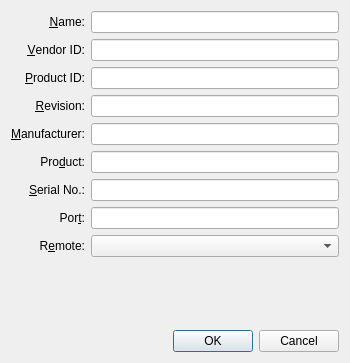
<ui version="4.0" >
 <comment>
 VBox frontends: Qt GUI ("VirtualBox"):

 Copyright (C) 2008-2020 Oracle Corporation

 This file is part of VirtualBox Open Source Edition (OSE), as
 available from http://www.virtualbox.org. This file is free software;
 you can redistribute it and/or modify it under the terms of the GNU
 General Public License (GPL) as published by the Free Software
 Foundation, in version 2 as it comes in the "COPYING" file of the
 VirtualBox OSE distribution. VirtualBox OSE is distributed in the
 hope that it will be useful, but WITHOUT ANY WARRANTY of any kind.
 </comment>
 <class>UIMachineSettingsUSBFilterDetails</class>
 <widget class="QDialog" name="UIMachineSettingsUSBFilterDetails" >
  <property name="geometry" >
   <rect>
    <x>0</x>
    <y>0</y>
    <width>350</width>
    <height>363</height>
   </rect>
  </property>
  <property name="minimumSize" >
   <size>
    <width>350</width>
    <height>0</height>
   </size>
  </property>
  <property name="windowTitle" >
   <string>USB Filter Details</string>
  </property>
  <layout class="QGridLayout" >
   <item row="0" column="0" >
    <widget class="QLabel" name="mLbName" >
     <property name="text" >
      <string>&amp;Name:</string>
     </property>
     <property name="alignment" >
      <set>Qt::AlignRight|Qt::AlignTrailing|Qt::AlignVCenter</set>
     </property>
     <property name="buddy" >
      <cstring>mLeName</cstring>
     </property>
    </widget>
   </item>
   <item row="0" column="1" >
    <widget class="QLineEdit" name="mLeName" >
     <property name="toolTip" >
      <string>Holds the filter name.</string>
     </property>
    </widget>
   </item>
   <item row="1" column="0" >
    <widget class="QLabel" name="mLbVendorID" >
     <property name="text" >
      <string>&amp;Vendor ID:</string>
     </property>
     <property name="alignment" >
      <set>Qt::AlignRight|Qt::AlignTrailing|Qt::AlignVCenter</set>
     </property>
     <property name="buddy" >
      <cstring>mLeVendorID</cstring>
     </property>
    </widget>
   </item>
   <item row="1" column="1" >
    <widget class="QLineEdit" name="mLeVendorID" >
     <property name="toolTip" >
      <string>Holds the vendor ID filter. The &lt;i>exact match&lt;/i> string format is &lt;tt>XXXX&lt;/tt> where &lt;tt>X&lt;/tt> is a hexadecimal digit. An empty string will match any value.</string>
     </property>
    </widget>
   </item>
   <item row="2" column="0" >
    <widget class="QLabel" name="mLbProductID" >
     <property name="text" >
      <string>&amp;Product ID:</string>
     </property>
     <property name="alignment" >
      <set>Qt::AlignRight|Qt::AlignTrailing|Qt::AlignVCenter</set>
     </property>
     <property name="buddy" >
      <cstring>mLeProductID</cstring>
     </property>
    </widget>
   </item>
   <item row="2" column="1" >
    <widget class="QLineEdit" name="mLeProductID" >
     <property name="toolTip" >
      <string>Holds the product ID filter. The &lt;i>exact match&lt;/i> string format is &lt;tt>XXXX&lt;/tt> where &lt;tt>X&lt;/tt> is a hexadecimal digit. An empty string will match any value.</string>
     </property>
    </widget>
   </item>
   <item row="3" column="0" >
    <widget class="QLabel" name="mLbRevision" >
     <property name="text" >
      <string>&amp;Revision:</string>
     </property>
     <property name="alignment" >
      <set>Qt::AlignRight|Qt::AlignTrailing|Qt::AlignVCenter</set>
     </property>
     <property name="buddy" >
      <cstring>mLeRevision</cstring>
     </property>
    </widget>
   </item>
   <item row="3" column="1" >
    <widget class="QLineEdit" name="mLeRevision" >
     <property name="toolTip" >
      <string>Holds the revision number filter. The &lt;i>exact match&lt;/i> string format is &lt;tt>IIFF&lt;/tt> where &lt;tt>I&lt;/tt> is a decimal digit of the integer part and &lt;tt>F&lt;/tt> is a decimal digit of the fractional part. An empty string will match any value.</string>
     </property>
    </widget>
   </item>
   <item row="4" column="0" >
    <widget class="QLabel" name="mLbManufacturer" >
     <property name="text" >
      <string>&amp;Manufacturer:</string>
     </property>
     <property name="alignment" >
      <set>Qt::AlignRight|Qt::AlignTrailing|Qt::AlignVCenter</set>
     </property>
     <property name="buddy" >
      <cstring>mLeManufacturer</cstring>
     </property>
    </widget>
   </item>
   <item row="4" column="1" >
    <widget class="QLineEdit" name="mLeManufacturer" >
     <property name="toolTip" >
      <string>Holds the manufacturer filter as an &lt;i>exact match&lt;/i> string. An empty string will match any value.</string>
     </property>
    </widget>
   </item>
   <item row="5" column="0" >
    <widget class="QLabel" name="mLbProduct" >
     <property name="text" >
      <string>Pro&amp;duct:</string>
     </property>
     <property name="alignment" >
      <set>Qt::AlignRight|Qt::AlignTrailing|Qt::AlignVCenter</set>
     </property>
     <property name="buddy" >
      <cstring>mLeProduct</cstring>
     </property>
    </widget>
   </item>
   <item row="5" column="1" >
    <widget class="QLineEdit" name="mLeProduct" >
     <property name="toolTip" >
      <string>Holds the product name filter as an &lt;i>exact match&lt;/i> string. An empty string will match any value.</string>
     </property>
    </widget>
   </item>
   <item row="6" column="0" >
    <widget class="QLabel" name="mLbSerialNo" >
     <property name="text" >
      <string>&amp;Serial No.:</string>
     </property>
     <property name="alignment" >
      <set>Qt::AlignRight|Qt::AlignTrailing|Qt::AlignVCenter</set>
     </property>
     <property name="buddy" >
      <cstring>mLeSerialNo</cstring>
     </property>
    </widget>
   </item>
   <item row="6" column="1" >
    <widget class="QLineEdit" name="mLeSerialNo" >
     <property name="toolTip" >
      <string>Holds the serial number filter as an &lt;i>exact match&lt;/i> string. An empty string will match any value.</string>
     </property>
    </widget>
   </item>
   <item row="7" column="0" >
    <widget class="QLabel" name="mLbPort" >
     <property name="text" >
      <string>Por&amp;t:</string>
     </property>
     <property name="alignment" >
      <set>Qt::AlignRight|Qt::AlignTrailing|Qt::AlignVCenter</set>
     </property>
     <property name="buddy" >
      <cstring>mLePort</cstring>
     </property>
    </widget>
   </item>
   <item row="7" column="1" >
    <widget class="QLineEdit" name="mLePort" >
     <property name="toolTip" >
      <string>Holds the host USB port filter as an &lt;i>exact match&lt;/i> string. An empty string will match any value.</string>
     </property>
    </widget>
   </item>
   <item row="8" column="0" >
    <widget class="QLabel" name="mLbRemote" >
     <property name="text" >
      <string>R&amp;emote:</string>
     </property>
     <property name="alignment" >
      <set>Qt::AlignRight|Qt::AlignTrailing|Qt::AlignVCenter</set>
     </property>
     <property name="buddy" >
      <cstring>mCbRemote</cstring>
     </property>
    </widget>
   </item>
   <item row="8" column="1" >
    <widget class="QComboBox" name="mCbRemote" >
     <property name="sizePolicy" >
      <sizepolicy vsizetype="Fixed" hsizetype="Expanding" >
       <horstretch>0</horstretch>
       <verstretch>0</verstretch>
      </sizepolicy>
     </property>
     <property name="toolTip" >
      <string>Holds whether this filter applies to USB devices attached locally to the host computer (&lt;i>No&lt;/i>), to a VRDP client's computer (&lt;i>Yes&lt;/i>), or both (&lt;i>Any&lt;/i>).</string>
     </property>
    </widget>
   </item>
   <item row="9" column="1" >
    <spacer>
     <property name="orientation" >
      <enum>Qt::Vertical</enum>
     </property>
     <property name="sizeHint" >
      <size>
       <width>20</width>
       <height>20</height>
      </size>
     </property>
    </spacer>
   </item>
   <item row="10" column="0" colspan="2" >
    <widget class="QIDialogButtonBox" name="mButtonBox" >
     <property name="standardButtons" >
      <set>QDialogButtonBox::Cancel|QDialogButtonBox::NoButton|QDialogButtonBox::Ok</set>
     </property>
    </widget>
   </item>
  </layout>
 </widget>
 <customwidgets>
  <customwidget>
   <class>QIDialogButtonBox</class>
   <extends>QDialogButtonBox</extends>
   <header>QIDialogButtonBox.h</header>
  </customwidget>
 </customwidgets>
 <resources/>
 <connections>
  <connection>
   <sender>mButtonBox</sender>
   <signal>accepted()</signal>
   <receiver>UIMachineSettingsUSBFilterDetails</receiver>
   <slot>accept()</slot>
   <hints>
    <hint type="sourcelabel" >
     <x>162</x>
     <y>339</y>
    </hint>
    <hint type="destinationlabel" >
     <x>162</x>
     <y>179</y>
    </hint>
   </hints>
  </connection>
  <connection>
   <sender>mButtonBox</sender>
   <signal>rejected()</signal>
   <receiver>UIMachineSettingsUSBFilterDetails</receiver>
   <slot>reject()</slot>
   <hints>
    <hint type="sourcelabel" >
     <x>162</x>
     <y>339</y>
    </hint>
    <hint type="destinationlabel" >
     <x>162</x>
     <y>179</y>
    </hint>
   </hints>
  </connection>
 </connections>
</ui>
